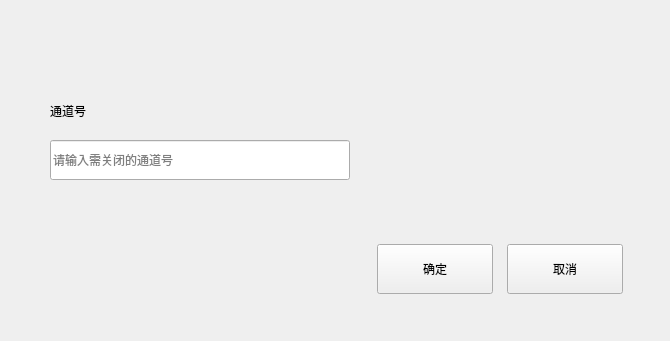
<?xml version="1.0" encoding="UTF-8"?>
<ui version="4.0">
 <class>AssayCodeManagerDlg</class>
 <widget class="BaseDlg" name="AssayCodeManagerDlg">
  <property name="geometry">
   <rect>
    <x>0</x>
    <y>0</y>
    <width>670</width>
    <height>341</height>
   </rect>
  </property>
  <property name="windowTitle">
   <string notr="true">Form</string>
  </property>
  <widget class="QPushButton" name="accept_btn">
   <property name="geometry">
    <rect>
     <x>377</x>
     <y>244</y>
     <width>116</width>
     <height>50</height>
    </rect>
   </property>
   <property name="text">
    <string>确定</string>
   </property>
   <property name="buttons" stdset="0">
    <string notr="true">btn_dlg</string>
   </property>
  </widget>
  <widget class="QPushButton" name="reject_btn">
   <property name="geometry">
    <rect>
     <x>507</x>
     <y>244</y>
     <width>116</width>
     <height>50</height>
    </rect>
   </property>
   <property name="text">
    <string>取消</string>
   </property>
   <property name="buttons" stdset="0">
    <string notr="true">btn_dlg</string>
   </property>
  </widget>
  <widget class="QLineEdit" name="code_edit">
   <property name="geometry">
    <rect>
     <x>50</x>
     <y>140</y>
     <width>300</width>
     <height>40</height>
    </rect>
   </property>
   <property name="minimumSize">
    <size>
     <width>300</width>
     <height>40</height>
    </size>
   </property>
   <property name="maximumSize">
    <size>
     <width>300</width>
     <height>40</height>
    </size>
   </property>
   <property name="inputMask">
    <string/>
   </property>
   <property name="text">
    <string/>
   </property>
   <property name="maxLength">
    <number>32767</number>
   </property>
   <property name="placeholderText">
    <string>请输入需关闭的通道号</string>
   </property>
  </widget>
  <widget class="QLabel" name="label_2">
   <property name="geometry">
    <rect>
     <x>50</x>
     <y>90</y>
     <width>381</width>
     <height>41</height>
    </rect>
   </property>
   <property name="text">
    <string>通道号</string>
   </property>
  </widget>
 </widget>
 <customwidgets>
  <customwidget>
   <class>BaseDlg</class>
   <extends>QWidget</extends>
   <header>shared/basedlg.h</header>
   <container>1</container>
  </customwidget>
 </customwidgets>
 <resources/>
 <connections/>
</ui>
